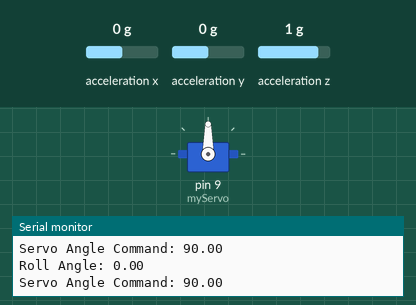
Simulated run of this sketch. Board: Arduino Uno, built with avr-gcc and run on an emulated ATmega328P. On the bench: servo, the last lines printed to the serial monitor. Wiring (inferred from the names in the program): MPU-6050 motion sensor at I2C address 0x68. The inputs (shaded band) are chosen by the test bench; at power-on: acceleration y 0 g, acceleration x 0 g, acceleration z 1 g.

Above: at 5.3 s.
5.4 s: acceleration y set to -1.4 g
At 6.2 s:
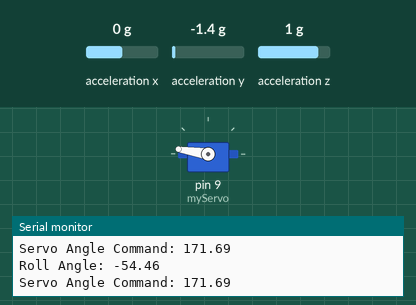
6.9 s: acceleration x set to -1.4 g
At 7.4 s:
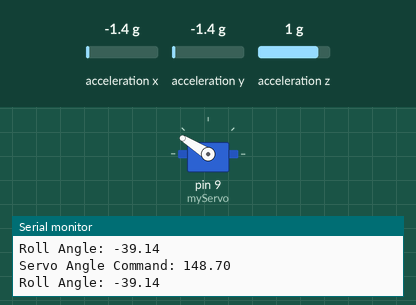
8.4 s: acceleration y set to 0.8 g
At 9.6 s:
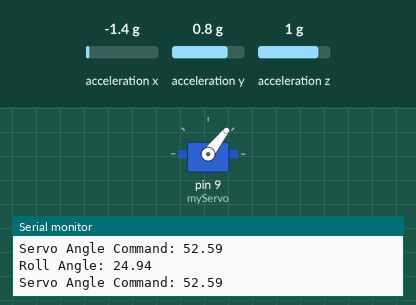
9.9 s: acceleration x set to 0 g
At 11.0 s:
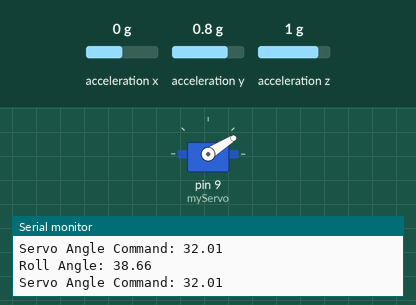
11.4 s: acceleration x set to 1.4 g
At 12.1 s:
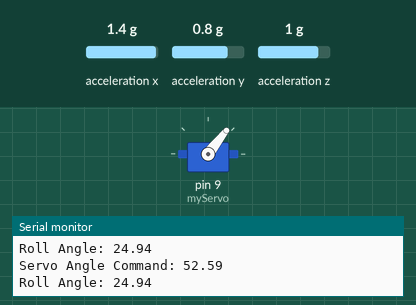
12.9 s: acceleration y set to -0.8 g
At 13.2 s:
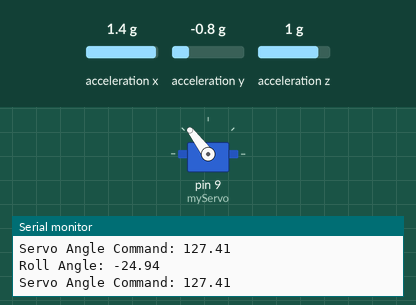
Timing chart, 0 to 15.4 s (numbered marks = the images above; inputs shaded):
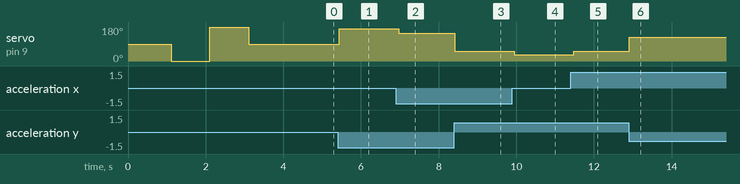

Measured:
- after the input at 5.4 s, servo on pin 9 (myServo): 90° → 171° at once
- after the input at 6.9 s, servo on pin 9 (myServo): 171° → 148° after 0.08 s
- after the input at 8.4 s, servo on pin 9 (myServo): 148° → 52° at once
- after the input at 9.9 s, servo on pin 9 (myServo): 52° → 32° at once
- after the input at 11.4 s, servo on pin 9 (myServo): 32° → 52° after 0.08 s
- after the input at 12.9 s, servo on pin 9 (myServo): 52° → 127° at once

The sketch:

Accelerometer.ino
```cpp
#include <Wire.h>
#include <Servo.h>  // Include the built-in Arduino Servo library

Servo myServo;  // Create servo object to control a servo

// MPU-6050 I2C address
const int MPU_ADDR = 0x68;

// Global variables to store calibration offsets
float xOffset = 0.0;
float yOffset = 0.0;
float zOffset = 0.0;

// Proportional gain for the controller
float Kp = 1.5;  // You can adjust this value based on tuning

// Function to initialize the MPU-6050
void initializeMPU() {
    Wire.beginTransmission(MPU_ADDR);
    Wire.write(0x6B);  // Power management register
    Wire.write(0);     // Wake up the sensor (set sleep mode off)
    Wire.endTransmission(true);
    Serial.println("MPU-6050 initialization complete.");
}

// Function to calibrate the accelerometer
void calibrateAccelerometer(int numSamples) {
    long xSum = 0;
    long ySum = 0;
    long zSum = 0;

    // Gather specified number of samples for calibration
    for (int i = 0; i < numSamples; i++) {
        Wire.beginTransmission(MPU_ADDR);
        Wire.write(0x3B);
        Wire.endTransmission(false);
        Wire.requestFrom(MPU_ADDR, 6, true);

        if (Wire.available() == 6) {
            int16_t accX = Wire.read() << 8 | Wire.read();
            int16_t accY = Wire.read() << 8 | Wire.read();
            int16_t accZ = Wire.read() << 8 | Wire.read();

            xSum += accX;
            ySum += accY;
            zSum += accZ;
        }
        delay(10);
    }

    xOffset = xSum / numSamples;
    yOffset = ySum / numSamples;
    zOffset = (zSum / numSamples) - 16384;
    Serial.print("Calibration offsets - x: ");
    Serial.print(xOffset);
    Serial.print(", y: ");
    Serial.print(yOffset);
    Serial.print(", z: ");
    Serial.println(zOffset);
}

// Function to get roll angle
float getRollAngle() {
    Wire.beginTransmission(MPU_ADDR);
    Wire.write(0x3B);
    Wire.endTransmission(false);
    Wire.requestFrom(MPU_ADDR, 6, true);

    if (Wire.available() == 6) {
        int16_t rawX = Wire.read() << 8 | Wire.read();
        int16_t rawY = Wire.read() << 8 | Wire.read();
        int16_t rawZ = Wire.read() << 8 | Wire.read();

        float calibratedX = rawX - xOffset;
        float calibratedY = rawY - yOffset;
        float calibratedZ = rawZ - zOffset;

        float rollAngle = atan2(calibratedY, sqrt(calibratedX * calibratedX + calibratedZ * calibratedZ)) * (180.0 / PI);
        return rollAngle;
    } else {
        Serial.println("Error reading data");
        return 0;
    }
}

void setup() {
    Serial.begin(9600);
    Wire.begin();
    myServo.attach(9);  // Make sure pin 9 is correct
    initializeMPU();
    calibrateAccelerometer(100);

    // Testing initial servo response
    Serial.println("Testing servo movement...");
    myServo.write(0);   // Move to 0 degrees
    delay(1000);
    myServo.write(180); // Move to 180 degrees
    delay(1000);
    myServo.write(90);  // Move to 90 degrees (center)
    delay(1000);
    Serial.println("Servo test complete.");
}

void loop() {
    float rollAngle = getRollAngle();
    Serial.print("Roll Angle: ");
    Serial.println(rollAngle);

    float error = -rollAngle;
    float servoAngle = 90 + Kp * error;
    servoAngle = constrain(servoAngle, 0, 180);

    Serial.print("Servo Angle Command: ");
    Serial.println(servoAngle);

    myServo.write(servoAngle);
    delay(100);
}
```
